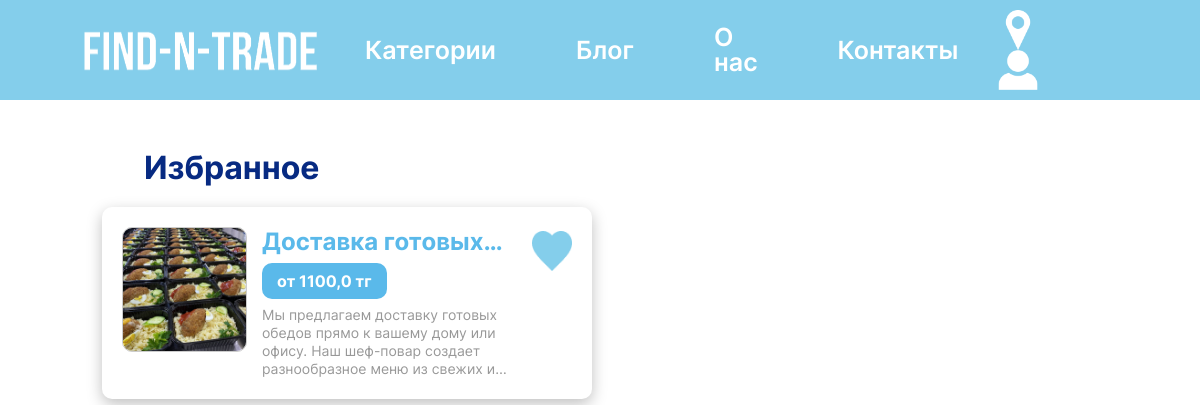
Before: /favs/ with the older database file.
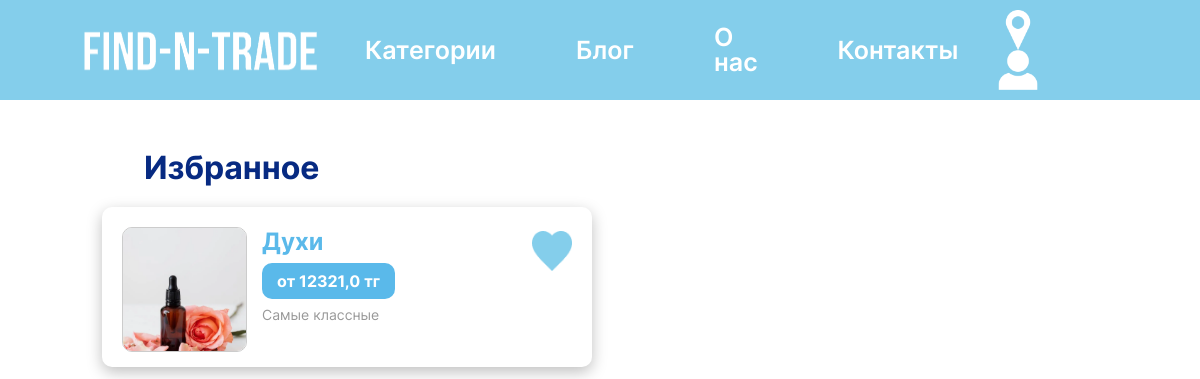
After: the same page with the newer database file.
### main/models.py (models this page shows, shortened)
class FavoriteAd(models.Model):
    user = models.ForeignKey(CustomUser, on_delete=models.CASCADE)
    ad = models.ForeignKey(Ad, on_delete=models.CASCADE)
    created_at = models.DateTimeField(auto_now_add=True)
    class Meta:
        unique_together = ('user', 'ad')

class Ad(models.Model):
    user= models.ForeignKey(CustomUser, blank=False, null=False, on_delete=models.CASCADE, related_name='creator')
    title= models.CharField(max_length=50, verbose_name="Title")
    company_name= models.CharField(max_length=50, blank=True, null=True, verbose_name="Company_name")
    description= models.TextField(verbose_name="Description")
    image_link = models.ImageField(upload_to=user_image_directory_path, blank=True, null=True,
                                   verbose_name="Ad image")
    cost= models.FloatField(verbose_name="Cost")
    responders= models.ManyToManyField(Respond, blank=True, null=True)
    create_date = models.DateField(auto_now_add=True, verbose_name="Creation date")
    edit_date = models.DateField(auto_now=True, verbose_name="Edit date")
    is_active = models.BooleanField(default=True, verbose_name="Active")
    category=models.ForeignKey(Category, blank=True, null=True, on_delete=models.CASCADE)

### main/views.py (the view)
# urls.py: path('favs/', views.FavouriteAdView.as_view(), name='favs'),
class FavouriteAdView(ListView):
    template_name = "main/favs.html"
    model = FavoriteAd

### main/templates/main/favs.html (shortened to what this page needs)
{% extends 'main/base.html' %}
{% load static %}
{% block content %}
<html>
<head>
    <link rel="stylesheet" href="{% static 'main/css/style_imported.css' %}">
</head>
<body background="{% static 'main/images/bg5.png' %}">
    <main>
      <h1 id="favpage">Избранное</h1>
      <div class="favorites">
         {% for i in object_list %}
        <div class="fav">
          <div class="fav_image">
             {% if i.ad.image_link.file is not None     %}
              <img src="{{i.ad.image_link.url}}" alt="" style="object-fit:cover;
                 object-position: right;
                 width:125px;
                 height:125px;
                 border: solid 1px #CCC">
                 {% else %}
                 <img src="{% static 'main/img/no-image-removebg-preview.png'%}" alt="" style="object-fit:cover;
                 object-position: right;
                 width:125px;
                 height:125px;
                 border: solid 1px #CCC">
                 {% endif %}
          </div>
          <div class="fav_desc">
            <a href="{% url 'ad_details' id=i.ad.id %}"><h2>{{i.ad.title}}</h2></a>
            <div><h3>от {{i.ad.cost}} тг</h3></div>
            <div class="descandheart">
              <div id="descandheart_desc">
                <p>{{i.ad.description}}</p>
              </div>
              <div id="descandheart_heart">
                <form action="{% url 'favs_delete'%}" method="post">
                <button type="submit"><img src="{% static 'main/icons/Heart.png'%}" alt=""></button>
              </form>
              </div>
            </div>
          </div>
        </div>{% endfor %}
      </div>
    </main>
</body>
</html>
{% endblock %}

Changed rows visible on the page:
removed FavoriteAd: ad.image_link (picture), ad "Доставка…", ad.cost "1100,0", ad.description "Мы предлагаем доставку готовых обедов прямо к вашему дому или офису. Наш шеф-повар создает разнообразное меню из свежих…"
added FavoriteAd: ad.image_link (picture), ad "Духи", ad.cost "12321,0", ad.description "Самые классные"
